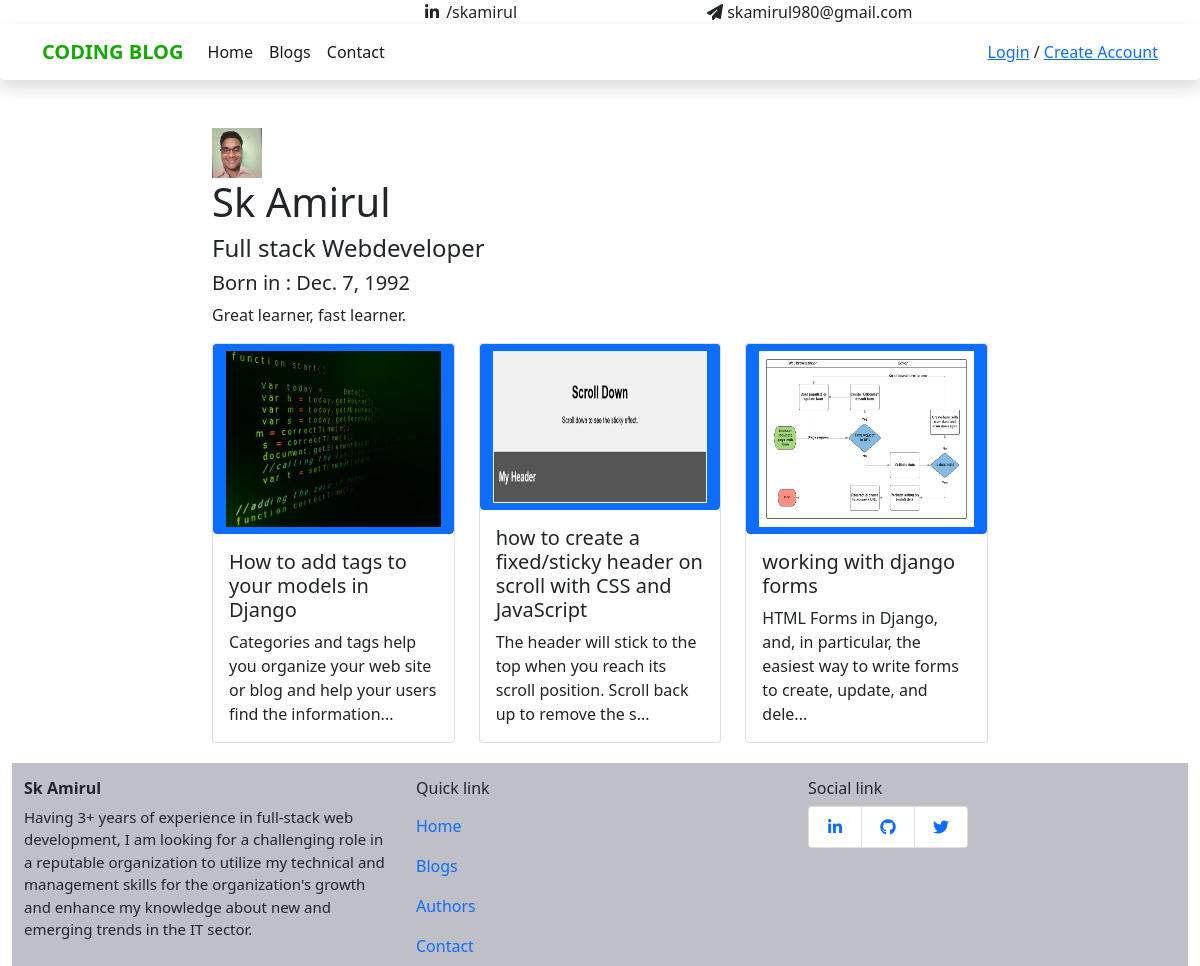
The page /blog/authors/sk-amirul-1992-12-07 on the database its author committed.
### blog/models.py (models this page shows, shortened)
class Author(models.Model):
    name = models.CharField(max_length=200, help_text='Enter full name')
    profession = models.CharField(max_length=100)
    bio = models.TextField(max_length=300)
    avater = models.ImageField(default='profile_pictures/default.jpg', upload_to='profile_pictures')
    social_link = models.CharField(max_length=200)
    slug = models.SlugField(max_length = 250, null = False, unique = True)
    date_of_birth = models.DateField(null=True, blank=True)

class Blog(models.Model):
    title = models.CharField(max_length = 220, help_text = 'This is the title of blog')
    author = models.ForeignKey('Author', on_delete =models.SET_NULL, null = True)
    content = RichTextUploadingField(config_name='special', help_text='Write the content of this blog')
    tags = TaggableManager( help_text = 'Enter the blog keyword')
    category = models.ForeignKey('Category', on_delete=models.SET_NULL, null=True, help_text = 'Select a category')
    thumbnail_image = models.ImageField(upload_to='blog_pictures',null=True, blank=True)
    slug = models.SlugField(max_length = 250, null = False, unique = True)
    BLOG_STATUS = (
        ('l', 'Live'),
        ('d', 'Draft'),
    )
    status = models.CharField( max_length = 10, choices = BLOG_STATUS, blank = True, default = 'd' )
    published_date = models.DateField(null=True, blank=True)
    short_description = models.CharField(max_length=200, help_text='Enter one or two line about blog')
    """String for representing the Model object."""
    """Returns the URL to access a detail record for this book."""
    def get_absolute_url(self):
        return reverse('blog-detail', kwargs={'slug':self.slug})

### blog/views.py (the view)
# urls.py: path('authors/<slug:slug>', views.AuthorDetailView.as_view(), name = 'author-detail'),
class AuthorDetailView(generic.DetailView):
    model = Author

### templates/blog/author_detail.html (shortened to what this page needs)
{% extends 'base_template.html' %}
{% block content %}
<img src="{{ author.avater.url }}"  style="height: 50px; ;width: 50px;">
 <h1>{{ author.name }}</h1>
 <h4>{{ author.profession }}</h>
 <h5> Born in : {{ author.date_of_birth }}</h5>
 <p>{{ author.bio }}</p>
 <div class="row" id="blogitem">
    {% for blog in author.blog_set.all %}
      {% include 'blog/blog_card.html' %}
    {% endfor %}
</div>
{% endblock %}

### templates/blog/blog_card.html
<div class="col-md-4 none-style-anchar">
    <a href="{{blog.get_absolute_url }}">
  <div class="card post-card-height">
    <img class="card-img-top btn btn-primary" src="{% if blog.thumbnail_image %}{{ blog.thumbnail_image.url}} {% endif %}" alt="Card image">
    <div class="card-body">
      <h5 class="card-title">{{blog.title}}</h5>
      <p class="card-text">{{ blog.short_description| slice:":100" }}...</p>
    </div>
  </div>
  </a>
</div>

### static/css/styles.css (style rules this page uses)
.post-card-height { height: 400px; margin-bottom: 20px; }
.none-style-anchar a { color: #212529; }
.none-style-anchar a:link, a:visited { text-decoration: none; display: inline-block; }
.card-img-top { width: 100%; height: 200px; }

### rows shown on the page
Author: avater (picture), name "Sk Amirul", profession "Full stack Webdeveloper", date_of_birth "Dec. 7, 1992", bio "Great learner, fast learner."
Blog: thumbnail_image (picture), title "How to add tags to your models in Django", short_description "Categories and tags help you organize your web site or blog and help your users find the information"
Blog: thumbnail_image (picture), title "how to create a fixed/sticky header on scroll with CSS and JavaScript", short_description "The header will stick to the top when you reach its scroll position. Scroll back up to remove the s"
Blog: thumbnail_image (picture), title "working with django forms", short_description "HTML Forms in Django, and, in particular, the easiest way to write forms to create, update, and dele"
